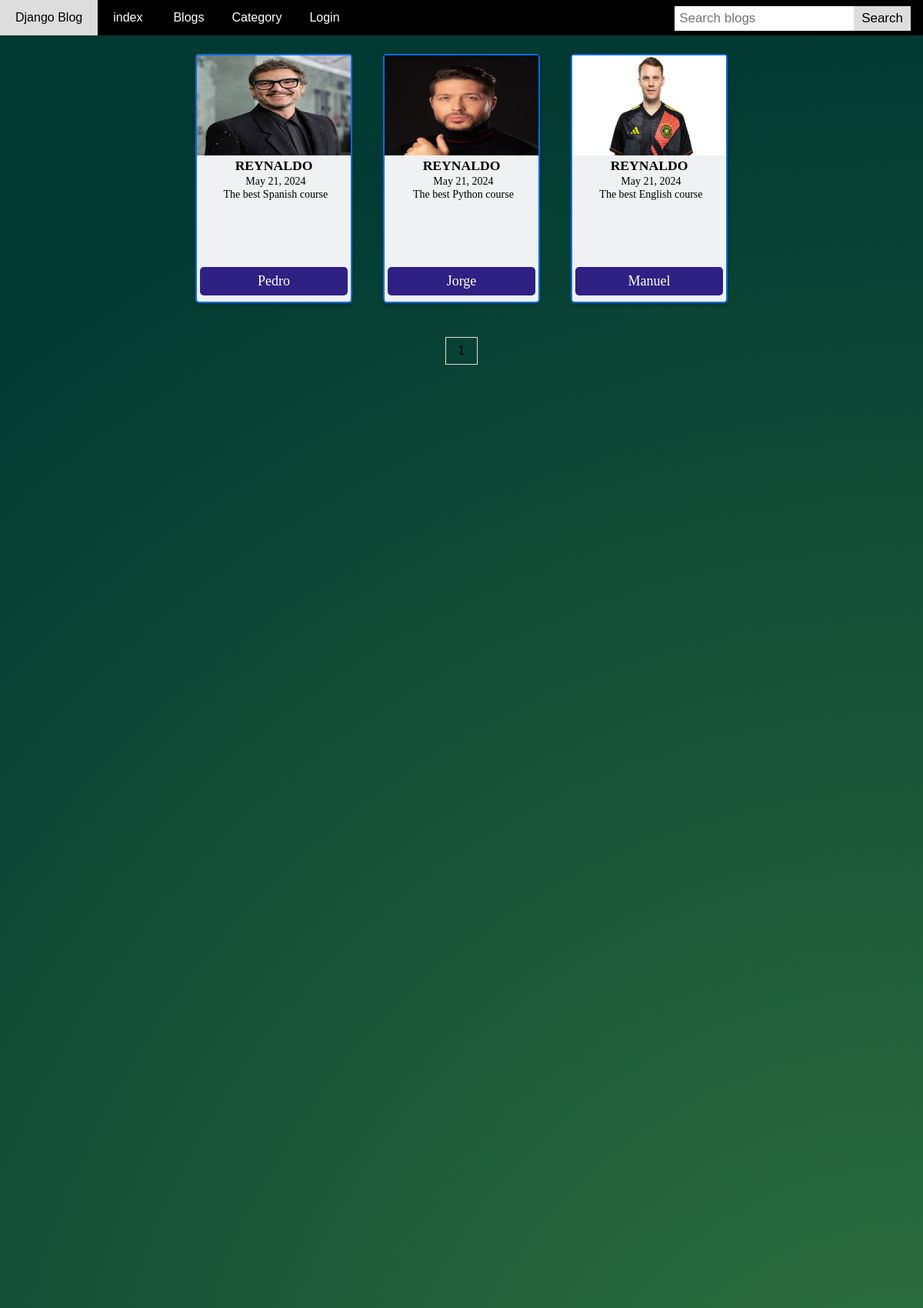
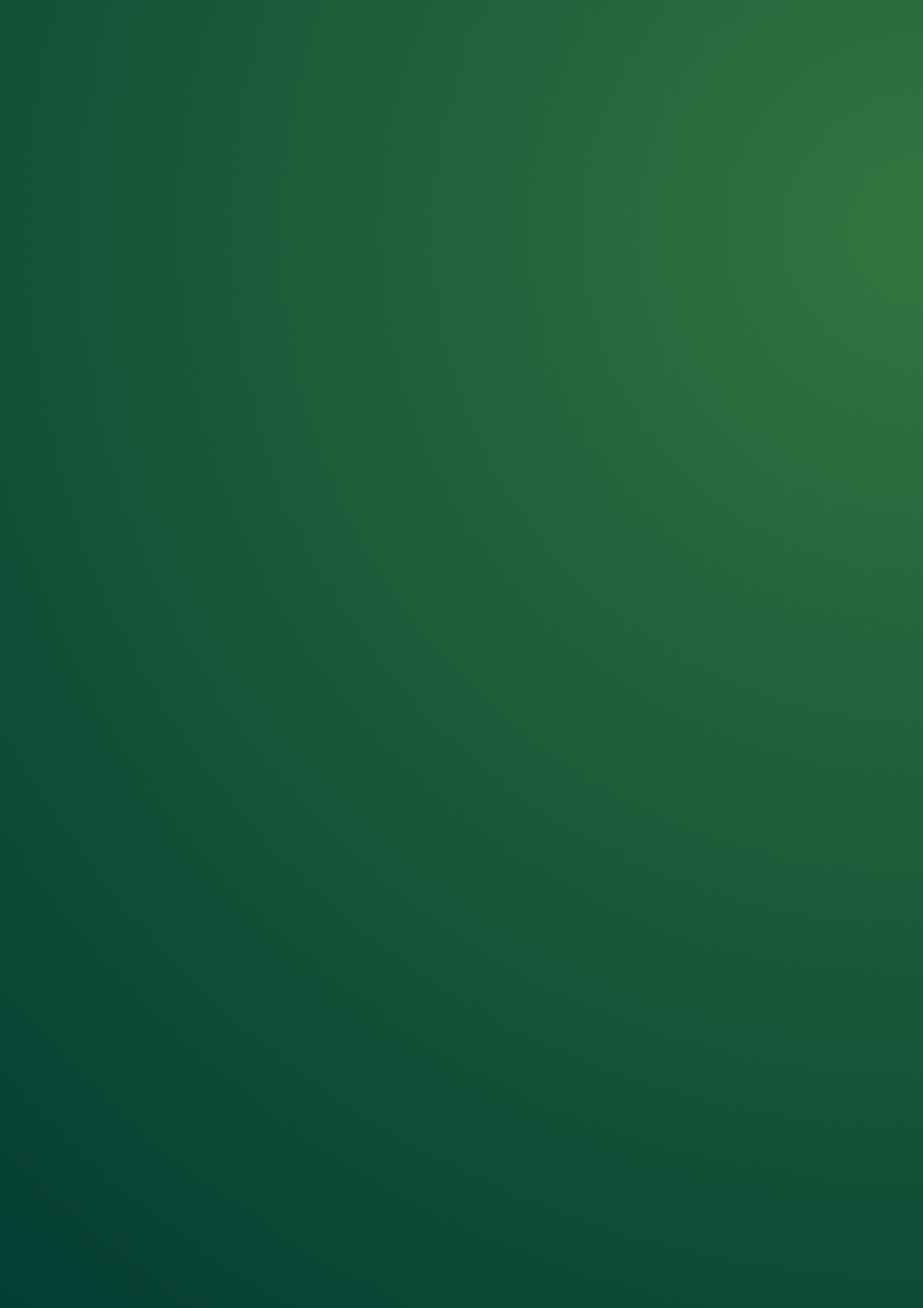
The app's page /category_blogs/languages/ (upper part) with its own data (2 pictures, top to bottom).
### blog/models.py (models this page shows, shortened)
class Blog(models.Model):
    user = models.ForeignKey(
        User,
        related_name='user_blogs',
        on_delete=models.CASCADE
    )
    category = models.ForeignKey(
        Category,
        related_name='category_blogs',
        on_delete=models.CASCADE
    )
    tags = models.ManyToManyField(
        Tag,
        related_name='tag_blogs',
        blank=True
    )
    likes = models.ManyToManyField(
        User,
        related_name='user_likes',
        blank=True
    )
    title = models.CharField(
        max_length=250
    )
    CCI = models.CharField(
        max_length=250, null=True
    )
    price = models.CharField(
        max_length=250, null=True
    )
    slug = models.SlugField(null=True, blank=True)
    banner = models.ImageField(upload_to='blog_banners')
    description = RichTextField()
    created_date = models.DateField(auto_now_add=True)

class Tag(models.Model):
    title = models.CharField(max_length=150)
    slug = models.SlugField(null=True, blank=True)
    created_date = models.DateField(auto_now_add=True)

### user_profile/models.py (models this page shows, shortened)
class User(AbstractUser):
    email = models.EmailField(
        max_length=150,
        unique=True,
        error_messages={
            "unique": "The email must be unique"
        }
    )
    profile_image = models.ImageField(
        null=True,
        blank=True,
        upload_to="profile_images"
    )
    followers = models.ManyToManyField("Follow")
    REQUIRED_FIELDS = ["email"]
    objects = CustomUserManager()

### blog/views.py (the view)
# urls.py: path('category_blogs/<str:slug>/', category_blogs, name='category_blogs'),
def category_blogs(request, slug):
    category = get_object_or_404(Category, slug=slug)
    queryset = category.category_blogs.all()
    tags = Tag.objects.order_by('-created_date')[:5]
    page = request.GET.get('page', 1)
    paginator = Paginator(queryset, 10)
    all_blogs = Blog.objects.order_by('-created_date')[:5]
    try:
        blogs = paginator.page(page)
    except EmptyPage:
        blogs = paginator.page(1)
    except PageNotAnInteger:
        blogs = paginator.page(1)
        return redirect('blogs')
    context = {
        "blogs": blogs,
        "tags": tags,
        "all_blogs": all_blogs
    }
    return render(request, 'category_blogs.html', context)

### blog/context_processors.py (called while the page is built)
def get_all_categories(request):
    categories = Category.objects.all()
    context = {
        "categories": categories
    }
    return context

### templates/category_blogs.html (shortened to what this page needs)
{% extends 'base.html' %}
{% load static %}
{% block content %}
    <section >
      <div >
        <div >
          <div >
            <div >
              <section class="container-blog">
                {% for blog in blogs %}
                  {% include 'blog_card.html' %}
                {% endfor %}
              </section>
              <div >
                {% include 'pagination.html' %}
              </div>
            </div>
        </div>
        </div>
      </div>
    </section>
{% endblock content %}

### templates/blog_card.html (shortened to what this page needs)
<div class="producto">
  <img src="{{blog.banner.url}}" alt="">
  <a class="username-blog" href="{% url 'view_user_information' blog.user.username %}">{{blog.user.username}}</a>
  <a class="date-blog" href="#">{{blog.created_date}}</a>
  {% if blog.tags.all.count > 0 %}
    {% for tag in blog.tags.all %}
      <a class="tag-blog" href="#">{{tag.title}}</a>
    {% endfor %}
  {% else %}
    None
  {% endif %}
  <a class="button-blog" href="{% url 'blog_details' blog.slug %}">{{blog.title}}</a>
</div>

### templates/base.html (style rules this page uses)
body { height: 100%; margin: 0; font-family: Arial, sans-serif; min-height: 500vh; background: radial-gradient(circle closest-corner at right center, #337540 0%, #003832 100%); }

### templates/category_blogs.html (style rules this page uses)
.container-blog { display: flex; flex-wrap: wrap; justify-content: center; padding: 4px; }

### templates/blog_card.html (style rules this page uses)
.producto { flex: 1 1 calc(20% - 40px); margin: 20px; box-shadow: 0 2px 5px rgba(0,0,0,0.2); display: flex; flex-direction: column; align-items: center; background: #f0f1f3; max-width: calc(20% - 150px); min-width: 200px; border-radius: 5px; border: 2px solid #006ee6; height: 320px; position: relative; }
.producto img { width: 100%; height: 130px; display: block; }
.username-blog { font-weight: bold; font-size: 1.1rem; text-decoration: none; color: inherit; margin-top: 0.2rem; text-transform: uppercase; font-family: 'Cambria', Cochin, Georgia, Times, 'Times New Roman', serif; }
.date-blog, .tag-blog { font-size: 14px; text-decoration: none; text-align: left; display: block; margin-top: 0.1rem; margin-left: 0.3rem; color: inherit; font-family: 'Cambria', Cochin, Georgia, Times, 'Times New Roman', serif; }
.button-blog { font-size: 18px; display: inline-block; text-align: center; margin-top: 0.5rem; padding: 0.5rem 1rem; width: 80%; text-decoration: none; color: white; background-color: rgb(47, 32, 131); border-radius: 5px; position: absolute; bottom: 8px; left: 50%; transform: translateX(-50%); font-family: 'Cambria', Cochin, Georgia, Times, 'Times New Roman', serif; }

### records on screen
Blog: banner (picture), user.username "REYNALDO", created_date "May 21, 2024", title "Pedro"
Tag: title "The best Spanish course"
Blog: banner (picture), user.username "REYNALDO", created_date "May 21, 2024", title "Jorge"
Tag: title "The best Python course"
Blog: banner (picture), user.username "REYNALDO", created_date "May 21, 2024", title "Manuel"
Tag: title "The best English course"

### other values on screen
{{ page }} "1"
